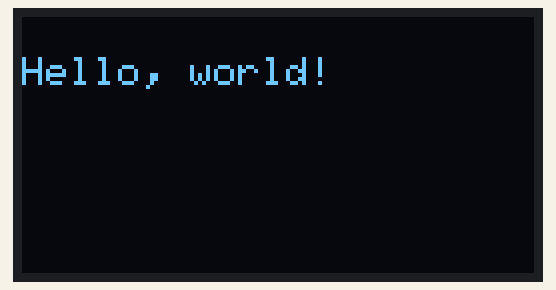
Simulated run of this sketch. Board: Arduino Uno, built with avr-gcc and run on an emulated ATmega328P. Shown: 128×64 one-colour display.

Above: at 2.1 s.
At 3.1 s:
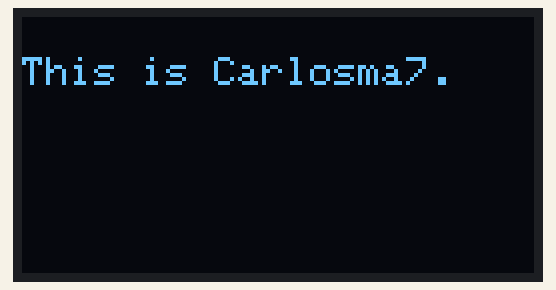

The sketch:

I2C_OLED_Display_Write.ino
```cpp
/*
  I2C OLED Display - Write

  It prints two messages in the screen to salute.
*/

#include <Wire.h>
#include <Adafruit_GFX.h>
#include <Adafruit_SSD1306.h>

#define SCREEN_WIDTH 128
#define SCREEN_HEIGHT 64

// Declaration for a SSD1306 display connected to I2C (SDA, SCL pins)
Adafruit_SSD1306 display(SCREEN_WIDTH, SCREEN_HEIGHT, &Wire, -1);

void setup(){
  Serial.begin(9600);

  if(!display.begin(SSD1306_SWITCHCAPVCC, 0x3C)){ // Address 0x3D for 128x64
    Serial.println(F("SSD1306 allocation failed"));
    while(1);
  }
  delay(2000);


  display.clearDisplay();
  display.setTextSize(1);
  display.setTextColor(WHITE);
  display.setCursor(0, 10);
}

void loop(){
  // Write "Hello, world!"
  display.clearDisplay();
  display.setCursor(0, 10);
  display.println("Hello, world!");
  display.display();
  delay(1000);

  // Write "This is Carlosma7."
  display.clearDisplay();
  display.setCursor(0, 10);
  display.println("This is Carlosma7.");
  display.display();
  delay(1000);
}
```

Measured:
- what the display in image 0 shows lasts 1.0 s, from 2.1 s to 3.1 s
